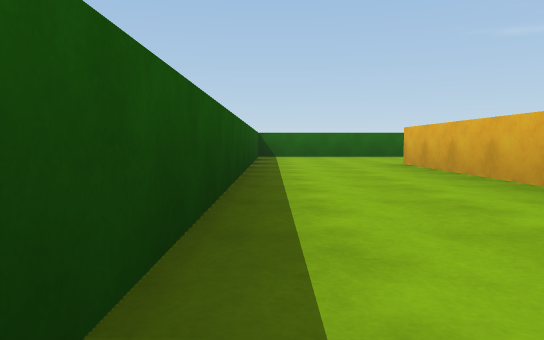
view 1 (above)

16 first-person views from a walk through a 3-D level made in the Unity game engine. The camera is 0.29 m above the floor, tilts 4° down and sees 70° across. The floor is counted in squares, 1 m on a side. Each view is taken from the middle of a square. On the plan, view 1 faces up. The plan holds only what a view shows up to about 9 squares ahead; the rest is blank. The player is left out.

view 2
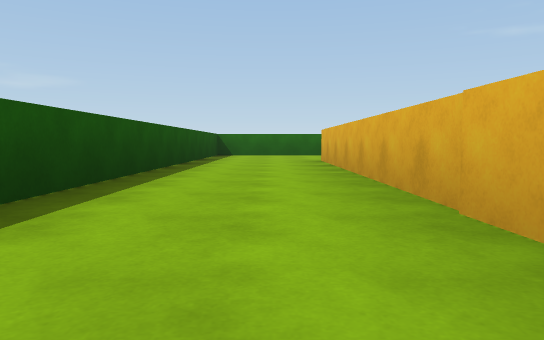

view 3
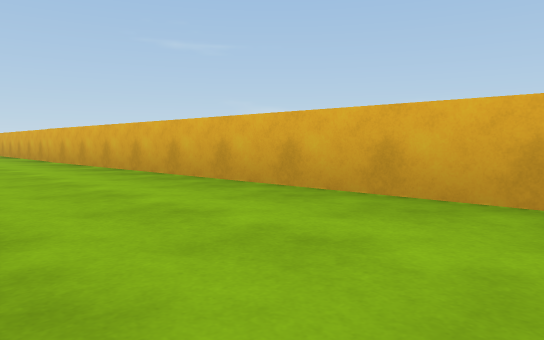

view 4
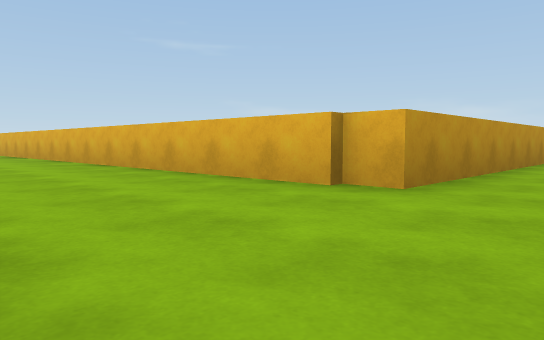

view 5
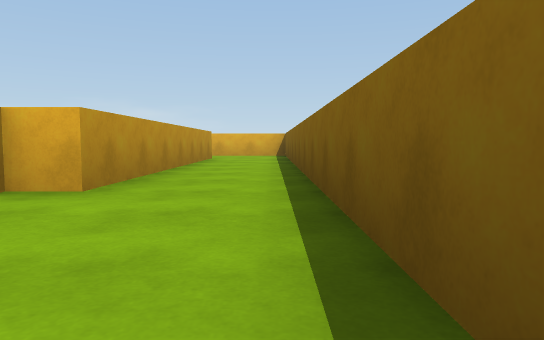

view 6
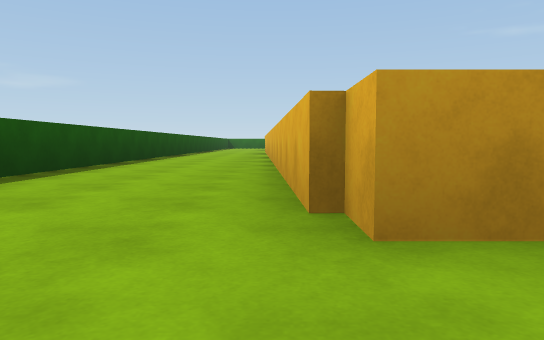

view 7
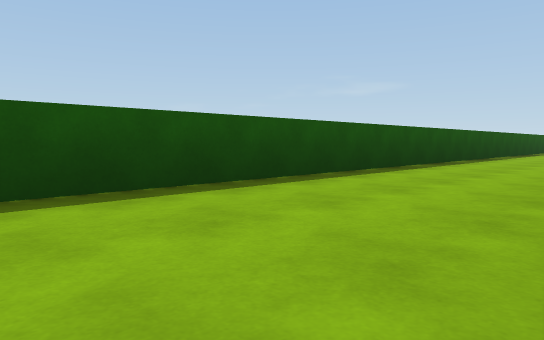

view 8
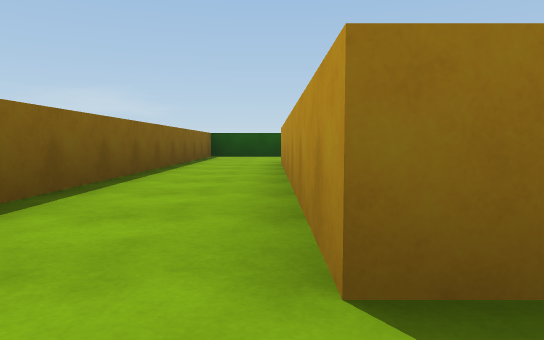

view 9
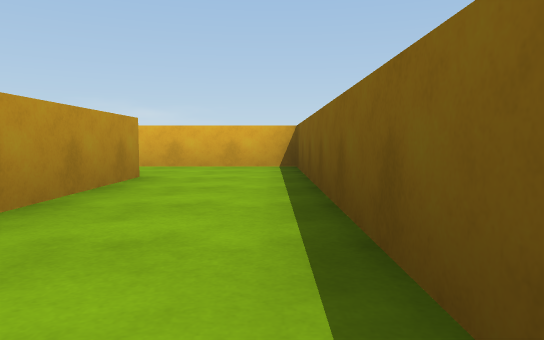

view 10
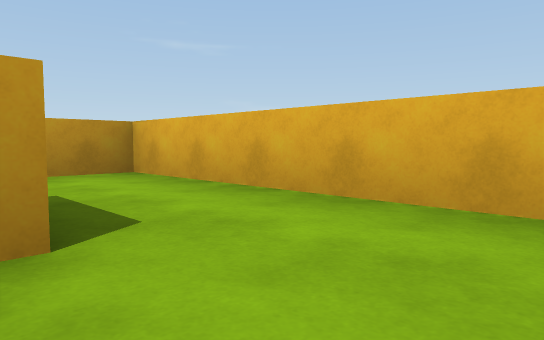

view 11
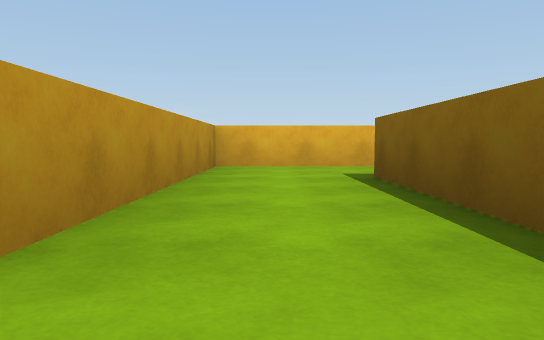

view 12
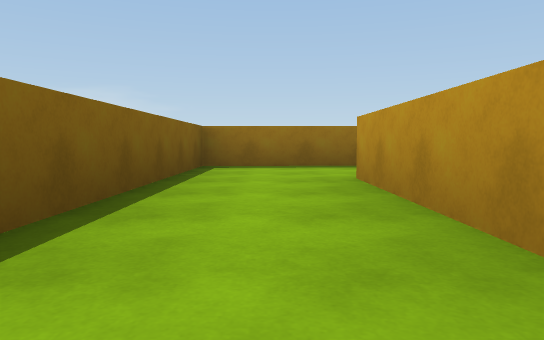

view 13
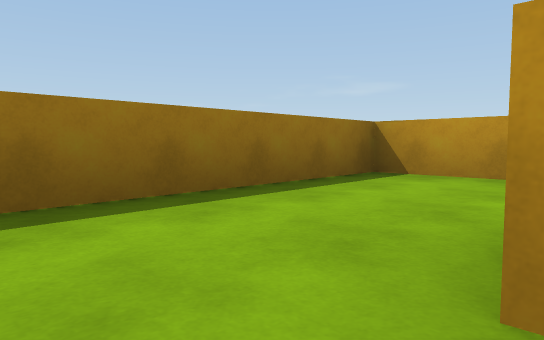

view 14
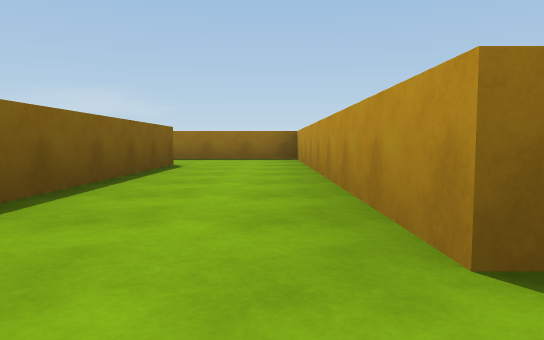

view 15
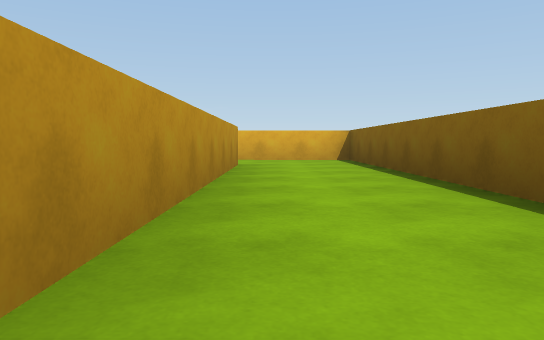

view 16
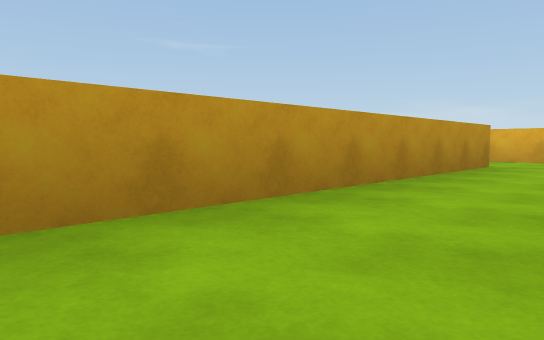

### Floor plan
Points are (right, up) in squares from view 1. A wall is a line through its corners. A room is listed if a view was taken in it or the views show most of it. See-through windows are left out.
Room 1 (views 1, 2, 3, 4, 5, 6, 7, 9, 10)
walls: (7.3, -10.9) (2.2, -10.9) (1.6, 5.4); (1.6, 8.1) (-0.3, 8.1) (-0.3, -12.3) (8.8, -12.3)
ways out: opening at (8, -10.5) to room 2; opening at (2.5, 6.5)
Room 2 (views 8, 11, 12, 13)
walls: (7.3, -10.4) (7.3, -10.9); (8.8, -12.3) (8.8, -8.3) (4.8, -8.3); (3.1, -8.5) (3.1, -9.9) (7.4, -9.9)
ways out: opening at (8, -10.5) to room 1; opening at (4, -8) to room 3
Room 3 (views 14, 15, 16)
walls: (4.8, -7.3) (10.6, -7.3) (10.7, -5.1); (9.2, -5.6) (3, -5.6) (3.1, -8.5)
ways out: opening at (4, -8) to room 2; opening at (10, -5)

Positions as (right, up) in squares from view 1, and headings:
1: (0, 0), facing up
2: (1, -1), facing up
3: (0, -6), facing up-right
4: (0, -12), facing up-right
5: (0, -12), facing right
6: (2, -12), facing up
7: (2, -11), facing up-left
8: (8, -11), facing left
9: (4, -12), facing right
10: (7, -12), facing up-right
11: (4, -9), facing right
12: (8, -9), facing left
13: (5, -9), facing up-left
14: (10, -6), facing left
15: (4, -6), facing right
16: (4, -7), facing up-right
